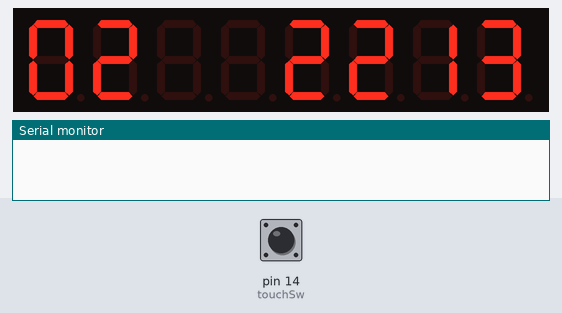
Simulated run of this sketch. Board: Arduino Uno, built with avr-gcc and run on an emulated ATmega328P. On the bench: 8-digit seven-segment display, the last lines printed to the serial monitor. The inputs (shaded band) are chosen by the test bench; at power-on: pin 14 (touchSw) LOW. The local clock reads 2024-03-15 10:24:30 at power-on unless the sketch sets it.

Above: at 0.1 s.
At 1.8 s:
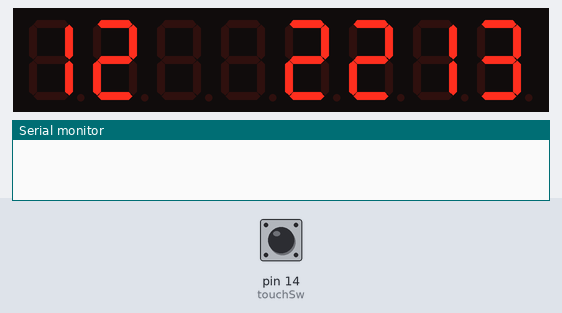
1.9 s: pin 14 (touchSw) pulled HIGH for 0.6 s
At 3.5 s:
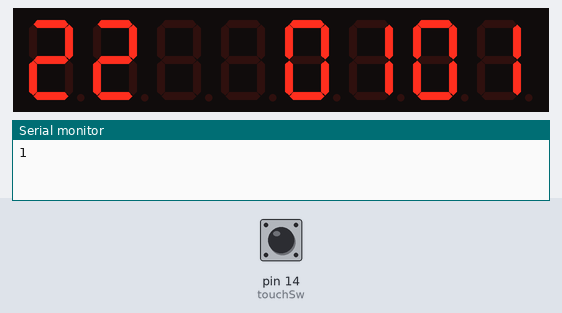
Timing chart, 0 to 5.0 s (numbered marks = the images above; inputs shaded):
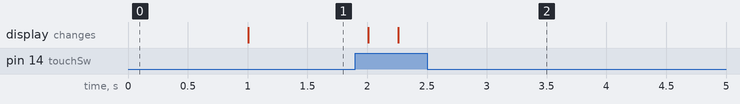

The sketch:

cap_test_withDisplay.ino
```cpp
#define touchSw 14
#include <LedControl.h>
#include <RTClib.h>

int val = 0; // variable for reading the pin status
int counter = 0;
int currentState = 0;
int previousState = 0;
//char setCounter;
double hold;

LedControl lc = LedControl(4, 2, 15, 1);
RTC_DS1307 rtc;

void setup()
{
  rtc.begin();
  lc.shutdown(0, false);
  lc.setIntensity(0, 8); // display brightness
  lc.clearDisplay(0); // erase display
  rtc.adjust(DateTime(F(__DATE__), F(__TIME__))); //set clock as computer clock
  //rtc.adjust(DateTime(2014, 1, 21, 3, 0, 0));
  pinMode(touchSw,INPUT);
  Serial.begin(9600);

}

void loop()
{
  boolean touchState;
  val = digitalRead(touchSw);
  touchState = digitalRead(touchSw);
// if(touchState == HIGH)
// {
if(val == HIGH)
{
  if(val == HIGH)
    {
      currentState = 1;
    }
    else
    {
      currentState = 0;
    }
    if(currentState != previousState)
    {
      if(currentState == 1)
      {
        counter = counter + 1;
        Serial.println(counter);
      }
    }
     previousState = currentState;
     delay(250);

     hold = millis();
  while ((hold + 5000) > millis() )
  {
     setCounter(counter);
  }
}
  else
  {
    hold = millis();
  while ((hold + 1000) > millis() )
      {
      DateTime now = rtc.now();
      setCol1(now.hour());
      setCol2(now.minute());
      setCol3(now.second());
      }
    }
}

//========================================================================================
void setCol1 (byte jam)
{
  String strBuffer = Konversi(jam);
  byte pjg = strBuffer.length() + 1;
  char val[pjg];
  strBuffer.toCharArray(val, pjg);
  lc.setChar (0, 3, val[0], false);
  lc.setChar (0, 2, val[1], false);
}

//========================================================================================
void setCol2 (byte mnt)
{
  String strBuffer = Konversi(mnt);
  byte pjg = strBuffer.length() + 1;
  char val[pjg];
  strBuffer.toCharArray(val, pjg);
  lc.setChar (0, 1, val[0], false);
  lc.setChar (0, 0, val[1], false);
}

void setCol3 (byte dtk)
{
  String strBuffer = Konversi(dtk);
  byte pjg = strBuffer.length() + 1;
  char val[pjg];
  strBuffer.toCharArray(val, pjg);
  lc.setChar (0, 6, val[0], false);
  lc.setChar (0, 7, val[1], false);
}

void setCounter (byte kim)
{
  String strBuffer = Konversi(kim);
  byte pjg = strBuffer.length() + 1;
  char val[pjg];
  strBuffer.toCharArray(val, pjg);
  lc.setChar (0, 3, val[0], false);
  lc.setChar (0, 2, val[1], false);
  lc.setChar (0, 1, val[0], false);
  lc.setChar (0, 0, val[1], false);
}

String Konversi(int nilai)
{
  if (nilai < 10)
  {
     return "0" + String(nilai);
  }
  else
  {
    return String(nilai);
  }
}
```
